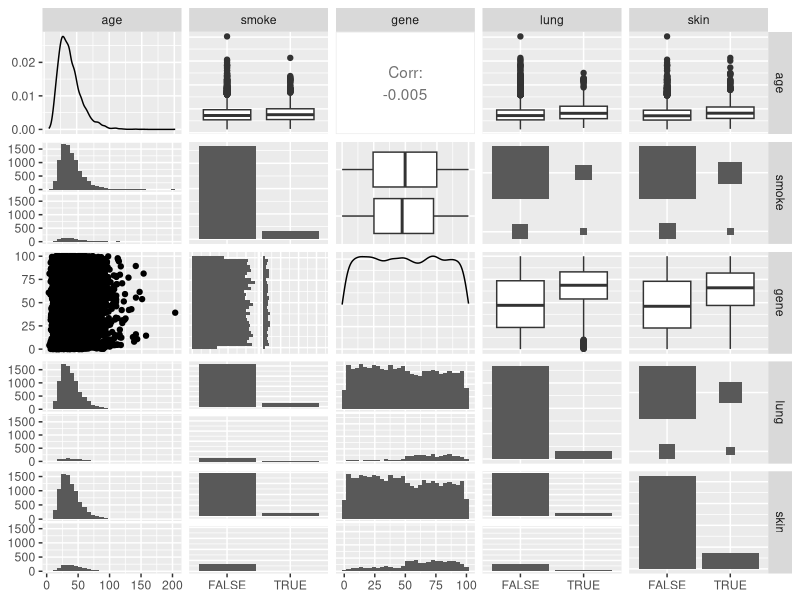
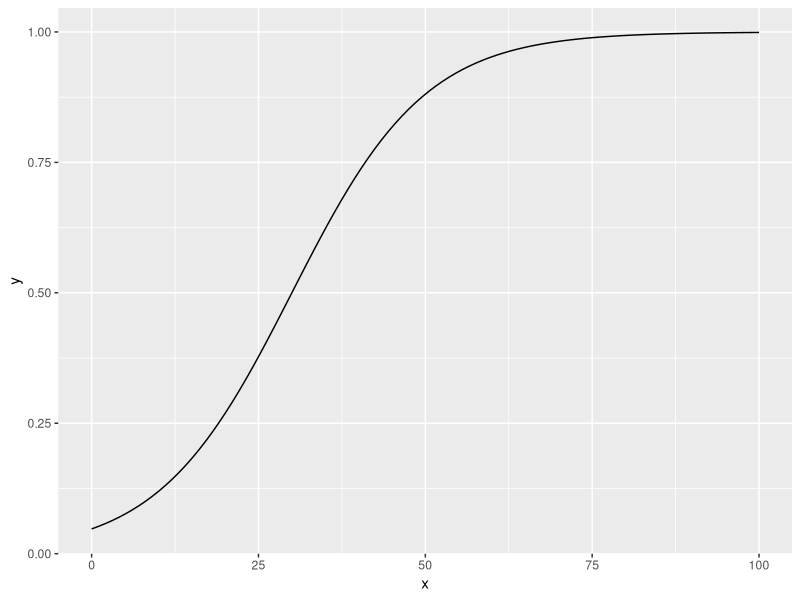

Source code (R) for these figures, in order:
library(tidyverse)
library(GGally)
#2####################################
logistic <- function(x, l=1,e=0){
  
  1/(1+exp(-l*(x-e)))
  
}

logistic(60,l = .005 ,e = 50)

cancer_DGP <- function(n) {
  tibble(
    age = rlnorm(n, 3.584, 0.434),
    smoke = rbernoulli(n, p = case_when(
                              age %in% 25:64  ~ .145,
                              age %in% 0:10 ~ .00000000001,
                              TRUE ~ .08)
                       ),
    gene = runif(n,0,100),
    lung = rbernoulli(n, p = (logistic(gene,.5,50)+logistic(age,.1,60)+smoke)/9),
    skin = rbernoulli(n, p = (logistic(gene, .5,50)+logistic(age,.1,35))/7)
  )
}



test_prob <- cancer_DGP(10000) %>%
  filter(age > 60, gene > 50) %>% 
  count(skin == TRUE) %>% 
  mutate(p = n/sum(n))
 

test_prob <- cancer_DGP(10000) %>%
  filter(age > 60, smoke == TRUE, gene > 50) %>% 
  count(lung) %>% 
  mutate(p = n/sum(n))
# age: I chose a logistic normal distribution to eliminate any negative ages while trying to create a right skewed distribution. Age is independent of gene since it is only a function of time and not any of your genes.
# gene: I chose a uniform distribution over the interval [0,100] since I think there is an equal chance of acquiring a random mutation. This is independent of age since overall your genes don't typically change with age.
# smoke: I chose a Bernoulli distribution conditioned on age since it is a binary variable with how it was written that is more likely to occur given certain intervals of age (Interval prevalence data taken from CDC). I have smoking as a conditional distribution. Thus given age smoke is conditionally independent with Lung and Skin.
# Lung: I chose a Bernoulli distribution conditioned on age and gene which are transformed using a logistic function to output probabilities that are weighted towards higher ages and higher gene scores respectively. Lung is also conditioned on smoking status with smokers contributing to a higher probability of lung cancer. Lung and skin are conditionally independent given age and gene.
# skin: I chose a Bernoulli distribution conditioned on age and gene which are transformed using a logistic function to output probabilities that are weighted towards higher ages and higher gene scores respectively. I adjusted the age distribution logistic to scale up at a younger age than that of the lung variable since skin cancer can occur at an earlier age than lung cancer. Skin cancer also is of hgiher prevalence in general so I made sure it occurs more in this DGP than lung cancer.

test <- cancer_DGP(10000) %>% 
  ggpairs()

test

# One surprising thing is that the age distribution of smokers and non-smokers does not differ all that much. The same thing can be said with the age distribution between those with lung cancer and those without. I expected the distribution mass to shift right as I thought I had coded that smokers and people with Lung cancer should be of higher age. Upon closer inspection of the marginal distribution of age this could be due to there not being enough occurrences of older people.I could adjust the logistic normal distribution somehow to spread it out to increase the probability of older ages.

#3##################################

prob <- function(df, ...) {
  final <- df %>% 
  count(...) %>% 
    mutate(p = n/sum(n)) 
    pull(final[2,3])
}

#################A###########
DGP_A <- function(n){
  tibble(
  X = runif(n),
  W = rbernoulli(n),
  Y = rnorm(n,X+W,1+X*W) 
)
}
### Independent: X and W
#P(X)
prob_ax <- prob(DGP_A(10000), X < .5)
prob_ax
#P(X|W)
prob_axgw <- DGP_A(10000)%>% 
  filter(W == 1) %>% 
  count(X < .5) %>% 
  mutate(p = n/sum(n))
  pull(prob_axgw[2,3])
# Probabilities are equal so X and W are independent 
### conditionally independent: none
#P(Y|X)
prob_aygw <- DGP_A(10000)%>% 
    filter(X < .5) %>% 
    count(Y < .5) %>% 
    mutate(p = n/sum(n))
  pull(prob_aygw[2,3])
   
#P(Y|X,W)
  prob_aygwx <- DGP_A(10000)%>% 
    filter(W == 1,X< .5) %>% 
    count(Y < .5) %>% 
    mutate(p = n/sum(n))
  pull(prob_aygwx[2,3])
# The probabilities are not equal so Y and W are not conditionally independent on X.
###############################B##################
DGP_B <- function(n){
  tibble(
    X = runif(n),
    W = rbernoulli(n,p= logistic(X)),
    Y = rnorm(n,X+W,1+X*W) 
  )
} 
### Independent: none
#P(W)
prob_bw <- prob(DGP_B(10000),W == 1)
prob_bw

#P(W|X)
prob_bwgx <- DGP_B(10000)%>% 
  filter(X < .5) %>% 
  count(W == 1) %>% 
  mutate(p = n/sum(n))
pull(prob_bwgx[2,3])
# The probabilities are not equal so X and W are not independent.
### conditionally independent: none
# P(Y|X)
prob_bygx <- DGP_B(10000)%>% 
  filter(X < .5) %>% 
  count(Y < 2) %>% 
  mutate(p = n/sum(n))
pull(prob_bygx[2,3])
# P(Y|X,W)
prob_bygxw <- DGP_B(10000)%>% 
  filter(W == 1 & X < .5) %>% 
  count(Y < 2) %>%
  mutate(p = n/sum(n))
pull(prob_bygxw[2,3])
# Probabilities are not equal so Y and W are not conditionally independent on X

#######################C######################
DGP_C <- function(n){
  tibble(L = runif(n,-1,0),
         U = runif(n),
         M = runif(n,L,U),
         X = rnorm(n, L),
         Y = rnorm(n, U)
  )
} 
### Independent: L and U
#P(L)
prob_cl <- prob(DGP_C(10000), L < -.5)
prob_cl
#P(L|U)
prob_clgu <- DGP_C(10000)%>% 
  filter(U < .5) %>% 
  count(L < -.5) %>% 
  mutate(p = n/sum(n))
pull(prob_clgu[2,3]) 
# The probabilities are the same so  L and U are independent.

### conditionally independent: M and X given L, M and Y given U
#P(M|L)
prob_cmgl <- DGP_C(10000) %>% 
  filter(L < -.5) %>% 
  count(M <.5) %>% 
  mutate(p = n/sum(n))
pull(prob_cmgl[2,3]) 

#P(M|L,X)
prob_cmglx <- DGP_C(10000) %>% 
  filter(L < -.5, X < -.5) %>% 
  count(M <.5) %>% 
  mutate(p = n/sum(n))
pull(prob_cmglx[2,3]) 

# The probabilities are the same proving M and X are conditionally independent on L.
################################D###################
DGP_D <- function(n) {
  tibble(
    X = runif(n),
    W = rbernoulli(n, logistic(X)),
    Y = rnorm(n, W, 1+W)
  )
### Independent: none
#P(Y)
prob_dy <- prob(DGP_D(10000), Y< 1)
prob_dy
#P(Y|W)
prob_dygw <- DGP_D(10000) %>% 
  filter(W == 1) %>% 
  count(Y < 1) %>% 
  mutate(p = n/sum(n))
pull(prob_dygw[2,3]) 

# Probabilities are not equal thus Y and W are not independent.
### Conditionally independent: none

#P(Y|X)
prob_dygx <- DGP_D(10000) %>% 
  filter(X < .5) %>% 
  count(Y < 1) %>% 
  mutate(p = n/sum(n))
pull(prob_dygx[2,3]) 
#P(Y|X,W)
prob_dygxw <- DGP_D(10000) %>% 
  filter(X < .5, W == 1) %>% 
  count(Y < 1) %>% 
  mutate(p = n/sum(n))
pull(prob_dygxw[2,3]) 

# Probabilities are not equal thus Y and W are not conditionally independent on X.
  
  
}
tibble(x = seq(0,100,length = 100),
       y = logistic(x,l = .1, e = 30)) %>% ggplot() + geom_line(aes(x=x, y= y))
